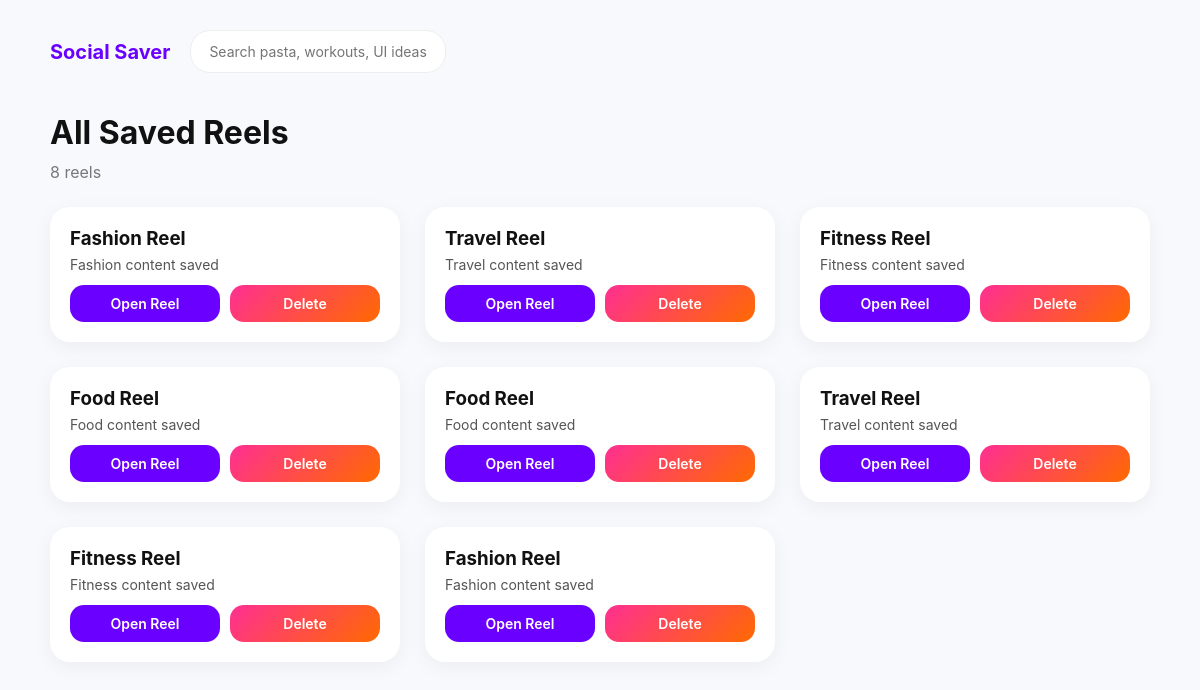
The page / on the database its author committed.
### tables this page shows
CREATE TABLE reels (
        id INTEGER PRIMARY KEY AUTOINCREMENT,
        title TEXT,
        category TEXT,
        summary TEXT,
        link TEXT,
        thumbnail TEXT
    );

### app.py (the view)
@app.route("/")
def dashboard():
    search_query = request.args.get("search", "")
    if search_query:
        reels = query_db(
            "SELECT * FROM reels WHERE category LIKE ?",
            (f"%{search_query}%",)
        )
    else:
        reels = query_db("SELECT * FROM reels")
    return render_template(
        "dashboard.html",
        reels=reels,
        search_query=search_query
    )

### app.py (called while the page is built)
def query_db(query, args=(), one=False):
    conn = sqlite3.connect("database.db")
    cursor = conn.cursor()
    cursor.execute(query, args)
    rows = cursor.fetchall()
    conn.commit()
    conn.close()
    return (rows[0] if rows else None) if one else rows

### templates/dashboard.html (shortened to what this page needs)
<!DOCTYPE html>
<html>
<head>
    <link rel="stylesheet" href="{{ url_for('static', filename='style.css') }}">
</head>
<body>
<div class="main">
    <div class="topbar">
        <div class="logo">Social Saver</div>
        <form method="GET" style="flex:1;">
            <input
                class="search"
                type="text"
                name="search"
                placeholder="Search pasta, workouts, UI ideas..."
                value="{{ search_query }}"
            >
        </form>
    </div>
    <h1>All Saved Reels</h1>
    <p class="subtitle">{{ reels|length }} reels</p>
    <div class="grid">
        {% for reel in reels %}
        <div class="card">
            <h3>{{ reel[1] }}</h3>
            <p>{{ reel[3] }}</p>
            <div class="btn-row">
                <a href="{{ reel[4] }}" target="_blank" class="btn-open">
                    Open Reel
                </a>
                <a href="{{ url_for('delete_reel', reel_id=reel[0]) }}" class="btn-delete">
                    Delete
                </a>
            </div>
        </div>
        {% endfor %}
    </div>
</div>
</body>
</html>

### static/style.css (style rules this page uses)
* { margin: 0; padding: 0; box-sizing: border-box; font-family: "Inter", sans-serif; }
body { background: #f8f9fc; color: #111; }
.main { flex: 1; padding: 30px 50px; }
.topbar { display: flex; align-items: center; gap: 20px; margin-bottom: 40px; }
.logo { font-weight: 700; font-size: 20px; color: #6a00ff; }
.search { flex: 1; padding: 12px 18px; border-radius: 20px; border: 1px solid #eee; background: white; font-size: 14px; }
h1 { font-size: 32px; margin-bottom: 10px; }
.subtitle { color: #777; margin-bottom: 25px; }
.grid { display: grid; grid-template-columns: repeat(auto-fill, minmax(260px, 1fr)); gap: 25px; }
.card { background: white; border-radius: 20px; padding: 20px; box-shadow: 0 5px 20px rgba(0,0,0,0.05); transition: 0.2s ease; }
.card h3 { margin-bottom: 6px; }
.card p { color: #555; font-size: 14px; }
.btn-row { display: flex; gap: 10px; margin-top: 12px; }
.btn-open { flex: 1; text-align: center; padding: 10px; border-radius: 14px; background: #6a00ff; color: white; text-decoration: none; font-weight: 600; font-size: 14px; transition: 0.2s ease; }
.btn-delete { flex: 1; text-align: center; padding: 10px; border-radius: 14px; background: linear-gradient(135deg, #ff2f92, #ff6a00); color: white; text-decoration: none; font-weight: 600; font-size: 14px; transition: 0.2s ease; }

### rows shown on the page
reels: title "Fashion Reel", summary "Fashion content saved"
reels: title "Travel Reel", summary "Travel content saved"
reels: title "Fitness Reel", summary "Fitness content saved"
reels: title "Food Reel", summary "Food content saved"
reels: title "Food Reel", summary "Food content saved"
reels: title "Travel Reel", summary "Travel content saved"
reels: title "Fitness Reel", summary "Fitness content saved"
reels: title "Fashion Reel", summary "Fashion content saved"

### other values the page prints
{{ reels|length }} "8"
